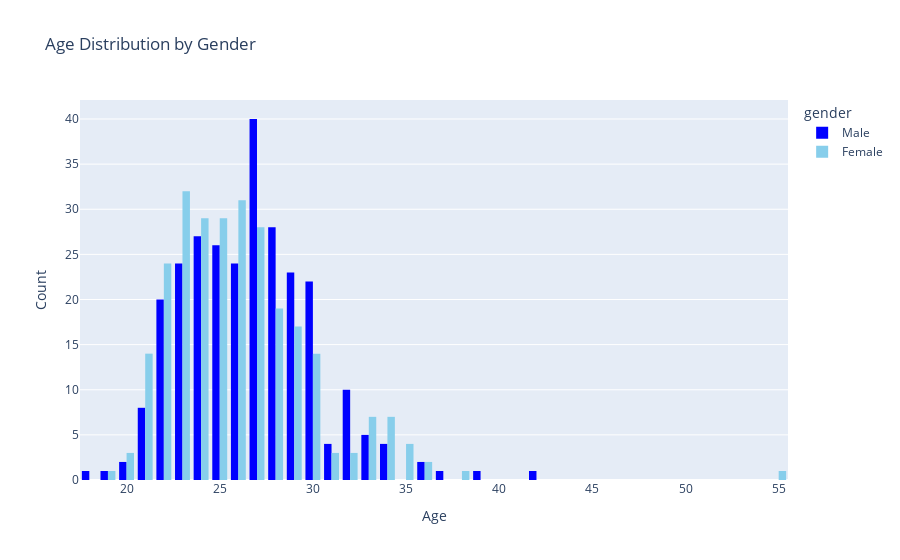

The notebook cell this image was saved under:
### Code cell
#age distribution per gender
fig = px.histogram(dataset_unique, x='age', color='gender', color_discrete_sequence=['blue', 'skyblue'],
                   barmode='group', title='Age Distribution by Gender', labels={'age': 'Age', 'count': 'Count'},
                   category_orders={'gender': ['Male', 'Female']})
fig.update_layout(xaxis_title='Age', yaxis_title='Count')
fig.show()

### Figure 1 — Plotly figure (JSON) as saved in the notebook; plotly's stock layout.template omitted (floating-point values rounded to 4 significant figures; data arrays with more than 128 entries replaced by an {"elided": "..."} marker saying what was removed)
{"data": [{"alignmentgroup": "True", "bingroup": "x", "hovertemplate": "gender=Male<br>Age=%{x}<br>count=%{y}<extra></extra>", "legendgroup": "Male", "marker": {"color": "blue"}, "name": "Male", "offsetgroup": "Male", "orientation": "v", "showlegend": true, "type": "histogram", "x": {"elided": "277 int values"}, "xaxis": "x", "yaxis": "y"}, {"alignmentgroup": "True", "bingroup": "x", "hovertemplate": "gender=Female<br>Age=%{x}<br>count=%{y}<extra></extra>", "legendgroup": "Female", "marker": {"color": "skyblue"}, "name": "Female", "offsetgroup": "Female", "orientation": "v", "showlegend": true, "type": "histogram", "x": {"elided": "274 int values"}, "xaxis": "x", "yaxis": "y"}], "layout": {"barmode": "group", "legend": {"title": {"text": "gender"}, "tracegroupgap": 0}, "title": {"text": "Age Distribution by Gender"}, "xaxis": {"anchor": "y", "domain": [0, 1], "title": {"text": "Age"}}, "yaxis": {"anchor": "x", "domain": [0, 1], "title": {"text": "Count"}}}}
